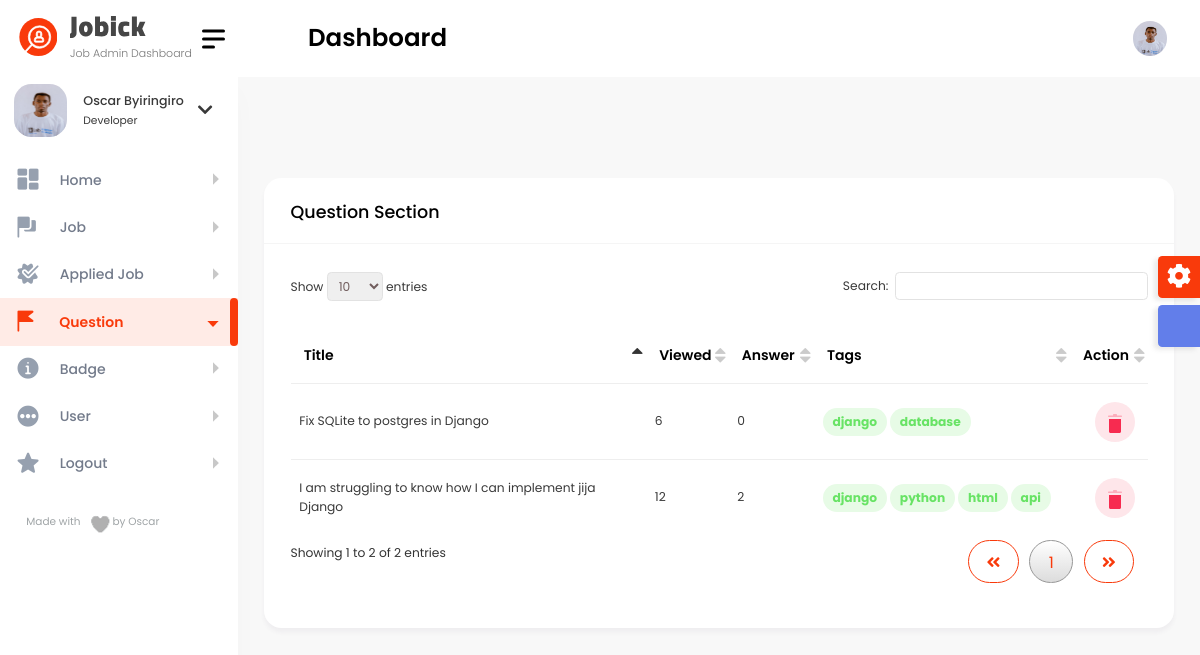
The app's page /super_admin/question_super/ (signed in), older data.
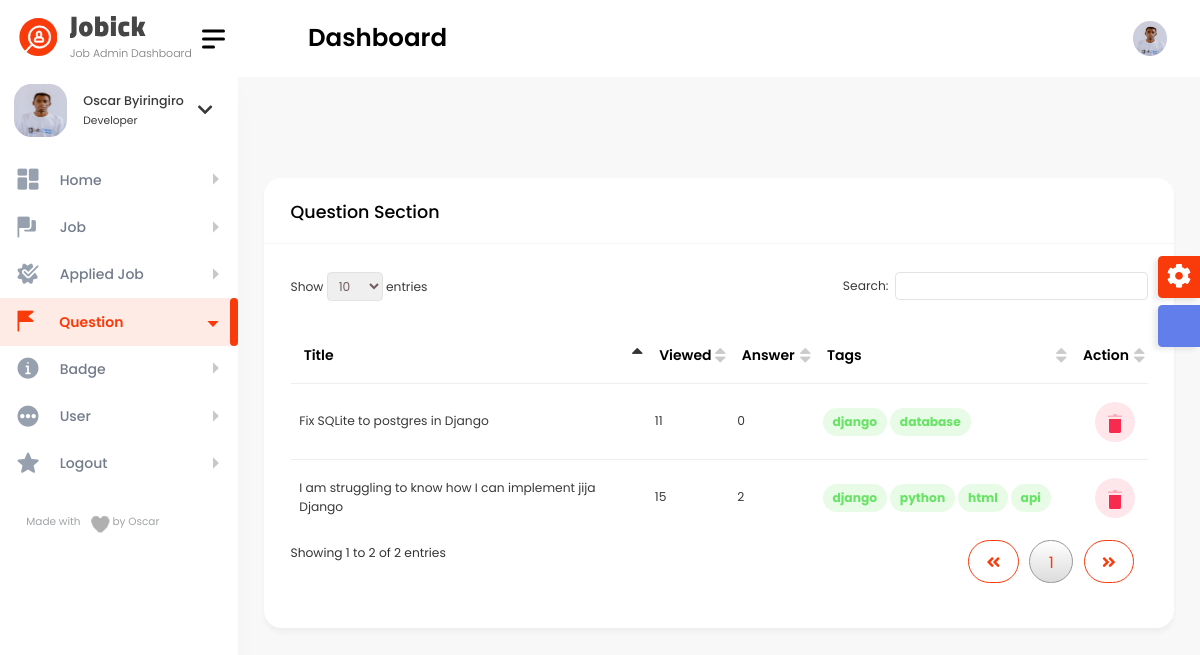
The same page, newer data.
### questions/models.py (models this page shows, shortened)
class Questions_stuff(models.Model):
    title = models.CharField(max_length=100)
    detail = models.TextField(default='')
    body = HTMLField()
    owner = models.ForeignKey(User, on_delete=models.CASCADE)
    viewed = models.PositiveIntegerField()
    tag = models.CharField(max_length=200)
    email_notify = models.BooleanField(default=False)
    whatsapp_notify = models.BooleanField(default=False)
    publish_date = models.DateTimeField(auto_now_add=True)
    def tags_as_list(self):
        return self.tag.split(',')
    def get_count_answer(self):
        id_question = self.id
        ans = Answer_stuff.objects.filter(question__id=id_question)
        if ans.exists():
            final_count = ans.count()
        else:
            final_count = 0
        return final_count
    class Meta:
        verbose_name_plural = 'Question'

### super_admin/decorators.py (the view)
    def wrapper_func(request, *args, **kwargs):
        if not request.user.is_authenticated:
            return redirect('super_login')
        if not request.user.admin:
            return redirect('super_login')
        else:
            return view_func(request, *args, **kwargs)

### super_admin/views.py (called while the page is built)
@is_admin_user
def question_super(request):
    all_question = Questions_stuff.objects.all().order_by('-publish_date')
    context = {
        'all_question': all_question
    }
    return render(request, 'question_super.html', context)

### super_admin/templates/question_super.html (shortened to what this page needs)
{% include 'super_admin/base.html' %}
{% load static %}
{% block content %}
 <div class="content-body">
            <div class="container-fluid">
                <div class="row">
                    <div class="col-12">
                        <div class="card">
                            <div class="card-header">
                                <h4 class="card-title">Question Section</h4>
                            </div>
                            <div class="card-body">
                                <div class="table-responsive">
                                    <table id="example3" class="display" style="min-width: 845px">
                                        <thead>
                                            <tr>
                                                <th>Title</th>
                                                <th>viewed</th>
                                                <th>answer</th>
                                                <th>tags</th>
                                                <th>Action</th>
                                            </tr>
                                        </thead>
                                        <tbody>
                                        {% for question in all_question %}
                                            <tr>
										<td>{{ question.title }}</td>
										<td class="wspace-no">{{ question.viewed }}</td>
										<td>{{ question.get_count_answer }}</td>
                                        <td>
                                            {% for tag in question.tags_as_list %}
                                            <span class="badge badge-success badge-lg light">{{ tag }}</span>
                                                {% endfor %}
                                        </td>
										<td>
											<div class="action-buttons d-flex justify-content-end">
												<a href="javascript:void(0);" class="btn btn-danger light">
												</a>
											</div>
										</td>
									</tr>
                                        {% endfor %}
                                        </tbody>
                                    </table>
                                </div>
                            </div>
                        </div>
                    </div>
				</div>
            </div>
        </div>
{% endblock %}

Row changes from the older to the newer data that the page shows:
changed Questions_stuff "Fix SQLite to postgres in Django": viewed "6" → "11"
changed Questions_stuff "I am struggling to know how I can implement jija Django": viewed "12" → "15"
